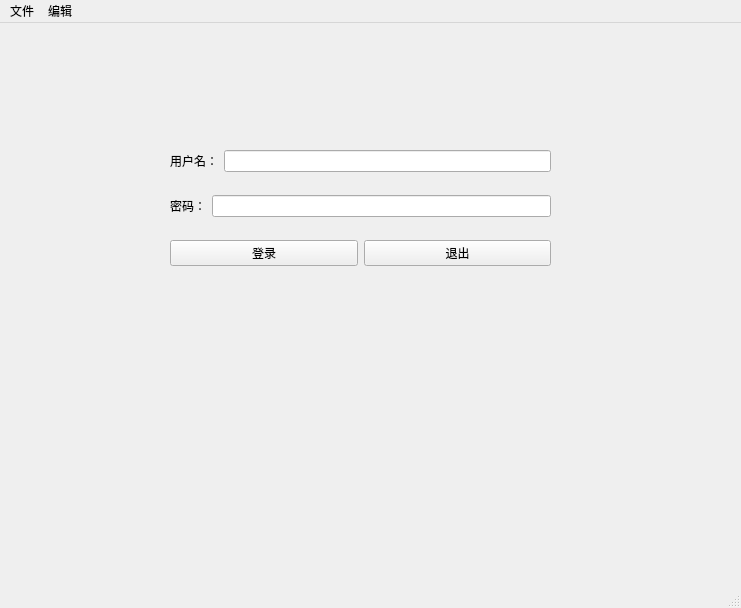
<?xml version="1.0" encoding="UTF-8"?>
<ui version="4.0">
 <class>MainWindow</class>
 <widget class="QMainWindow" name="MainWindow">
  <property name="geometry">
   <rect>
    <x>0</x>
    <y>0</y>
    <width>741</width>
    <height>608</height>
   </rect>
  </property>
  <property name="windowTitle">
   <string>MainWindow</string>
  </property>
  <widget class="QWidget" name="centralwidget">
   <widget class="QWidget" name="verticalLayoutWidget">
    <property name="geometry">
     <rect>
      <x>170</x>
      <y>110</y>
      <width>381</width>
      <height>151</height>
     </rect>
    </property>
    <layout class="QVBoxLayout" name="verticalLayout">
     <item>
      <layout class="QHBoxLayout" name="horizontalLayout">
       <item>
        <widget class="QLabel" name="label">
         <property name="text">
          <string>用户名：</string>
         </property>
        </widget>
       </item>
       <item>
        <widget class="QLineEdit" name="lineEdit"/>
       </item>
      </layout>
     </item>
     <item>
      <layout class="QHBoxLayout" name="horizontalLayout_2">
       <item>
        <widget class="QLabel" name="label_2">
         <property name="text">
          <string>密码：</string>
         </property>
        </widget>
       </item>
       <item>
        <widget class="QLineEdit" name="lineEdit_2"/>
       </item>
      </layout>
     </item>
     <item>
      <layout class="QHBoxLayout" name="horizontalLayout_3">
       <item>
        <widget class="QPushButton" name="pushButton">
         <property name="text">
          <string>登录</string>
         </property>
        </widget>
       </item>
       <item>
        <widget class="QPushButton" name="pushButton_2">
         <property name="text">
          <string>退出</string>
         </property>
        </widget>
       </item>
      </layout>
     </item>
    </layout>
   </widget>
   <widget class="QLabel" name="label_3">
    <property name="geometry">
     <rect>
      <x>230</x>
      <y>320</y>
      <width>131</width>
      <height>31</height>
     </rect>
    </property>
    <property name="text">
     <string/>
    </property>
   </widget>
  </widget>
  <widget class="QMenuBar" name="menubar">
   <property name="geometry">
    <rect>
     <x>0</x>
     <y>0</y>
     <width>741</width>
     <height>21</height>
    </rect>
   </property>
   <widget class="QMenu" name="menu">
    <property name="title">
     <string>文件</string>
    </property>
    <addaction name="actionnew"/>
    <addaction name="actionopen"/>
    <addaction name="actiontest"/>
   </widget>
   <widget class="QMenu" name="menu_2">
    <property name="title">
     <string>编辑</string>
    </property>
    <addaction name="separator"/>
    <addaction name="actionundo"/>
    <addaction name="actionredo"/>
   </widget>
   <addaction name="menu"/>
   <addaction name="menu_2"/>
  </widget>
  <widget class="QStatusBar" name="statusbar"/>
  <action name="actionopen">
   <property name="text">
    <string>open</string>
   </property>
  </action>
  <action name="actionnew">
   <property name="text">
    <string>new</string>
   </property>
  </action>
  <action name="actionundo">
   <property name="text">
    <string>undo</string>
   </property>
  </action>
  <action name="actionredo">
   <property name="text">
    <string>redo</string>
   </property>
  </action>
  <action name="actiontest">
   <property name="text">
    <string>test</string>
   </property>
  </action>
 </widget>
 <resources/>
 <connections>
  <connection>
   <sender>pushButton_2</sender>
   <signal>clicked()</signal>
   <receiver>MainWindow</receiver>
   <slot>close()</slot>
   <hints>
    <hint type="sourcelabel">
     <x>413</x>
     <y>254</y>
    </hint>
    <hint type="destinationlabel">
     <x>97</x>
     <y>320</y>
    </hint>
   </hints>
  </connection>
 </connections>
</ui>
